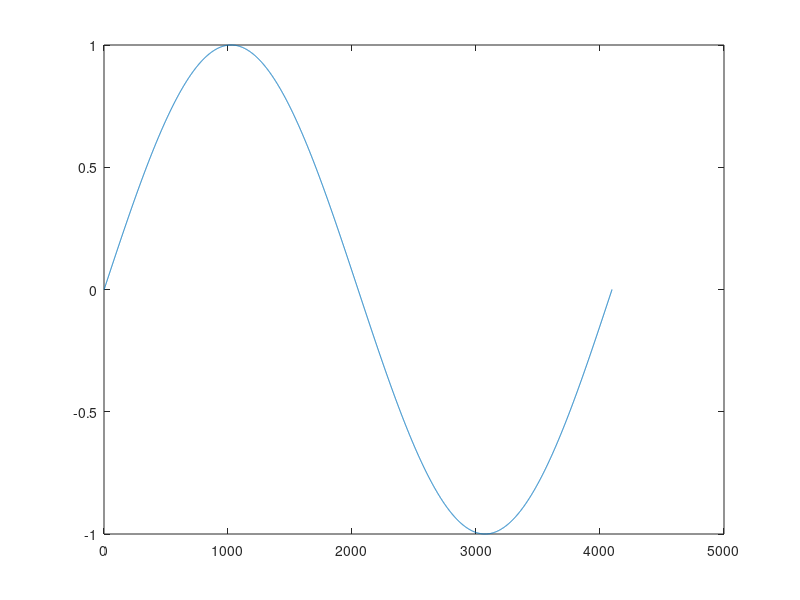

Write the MATLAB code that produced this figure. (Note: this script raises an error after producing the figure.)
% Exercise 4 - Nonlinear Advection Equation solver on the shockwave
m = 4097;
points = linspace(-1, 1, m);
U_initial = -sin(pi*points);
a = 0.01/pi;
plot(U_initial);

G = U_initial;
G(1:end) = 0;

maxstep = 200000;
plotinterval = 1000;
to_plot = true;
wait = 0;

tmax = 1.6037 / pi;

time = 0.0;
U_new = U_initial;
for i = 1:maxstep
    maxk = tmax - time;
    if maxk == 0
        plotmain(points, U_new, U_initial, i, time, wait);
        break
    end
    [U_new, k] = advection_solver(U_new, G, m, a, maxk);
    time = time + k;

    if mod(i, plotinterval) == 0 && to_plot
        plotmain(points, U_new, U_initial, i, time, wait)
    end
end
%%
exportgraphics(gcf, "ex4_2_example.pdf");

figure;
U_x = (- U_new(1:end-2) + U_new(3:end))/(4/(m+1));
wavebreak = min(U_x);
plot(points(2:end-1), U_x);
title(sprintf("$$\\partial_x U; \\quad \\partial_x U |_{x=0} = %f$$", wavebreak), "Interpreter", "latex");
ylabel(sprintf("$$\\partial_x U$$"), "Interpreter", "latex")
xlabel(sprintf("$$x$$"), "Interpreter", "latex")
fig = gcf;
exportgraphics(fig, "ex4_2_shockwave.pdf");
disp(wavebreak);

function plotmain(points, U_new, U_initial, i, time, wait)
        plot(points, U_new)
        hold on;
        plot(points, U_initial)
        legend(["estimate", "initial"]);
        title(sprintf("iter: %d, time: %f", i, time));
        xlabel("x");
        ylabel(sprintf("U(x,%f)", time));
        hold off;
        pause(wait);
end